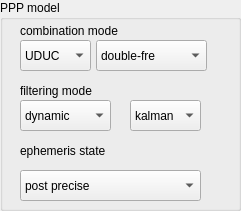
  <widget class="QGroupBox" name="groupBox">
   <property name="geometry">
    <rect>
     <x>20</x>
     <y>30</y>
     <width>241</width>
     <height>211</height>
    </rect>
   </property>
   <property name="title">
    <string>PPP model</string>
   </property>
   <widget class="QComboBox" name="Combination_mode">
    <property name="geometry">
     <rect>
      <x>20</x>
      <y>40</y>
      <width>71</width>
      <height>31</height>
     </rect>
    </property>
    <item>
     <property name="text">
      <string>UDUC</string>
     </property>
    </item>
    <item>
     <property name="text">
      <string>IF</string>
     </property>
    </item>
   </widget>
   <widget class="QComboBox" name="fre_mode">
    <property name="geometry">
     <rect>
      <x>96</x>
      <y>40</y>
      <width>111</width>
      <height>31</height>
     </rect>
    </property>
    <item>
     <property name="text">
      <string>double-fre</string>
     </property>
    </item>
    <item>
     <property name="text">
      <string>triple-fre</string>
     </property>
    </item>
   </widget>
   <widget class="QLabel" name="label_2">
    <property name="geometry">
     <rect>
      <x>20</x>
      <y>20</y>
      <width>141</width>
      <height>21</height>
     </rect>
    </property>
    <property name="text">
     <string>combination mode</string>
    </property>
   </widget>
   <widget class="QLabel" name="label_13">
    <property name="geometry">
     <rect>
      <x>20</x>
      <y>80</y>
      <width>141</width>
      <height>21</height>
     </rect>
    </property>
    <property name="text">
     <string>filtering mode</string>
    </property>
   </widget>
   <widget class="QComboBox" name="motion_state">
    <property name="geometry">
     <rect>
      <x>20</x>
      <y>100</y>
      <width>91</width>
      <height>31</height>
     </rect>
    </property>
    <item>
     <property name="text">
      <string>dynamic</string>
     </property>
    </item>
    <item>
     <property name="text">
      <string>static</string>
     </property>
    </item>
   </widget>
   <widget class="QComboBox" name="filter">
    <property name="geometry">
     <rect>
      <x>130</x>
      <y>100</y>
      <width>71</width>
      <height>31</height>
     </rect>
    </property>
    <item>
     <property name="text">
      <string>kalman</string>
     </property>
    </item>
    <item>
     <property name="text">
      <string>slsq</string>
     </property>
    </item>
   </widget>
   <widget class="QLabel" name="label_24">
    <property name="geometry">
     <rect>
      <x>20</x>
      <y>140</y>
      <width>141</width>
      <height>21</height>
     </rect>
    </property>
    <property name="text">
     <string>ephemeris state</string>
    </property>
   </widget>
   <widget class="QComboBox" name="data_process_state">
    <property name="geometry">
     <rect>
      <x>20</x>
      <y>170</y>
      <width>181</width>
      <height>31</height>
     </rect>
    </property>
    <item>
     <property name="text">
      <string>post precise</string>
     </property>
    </item>
   </widget>
  </widget>
